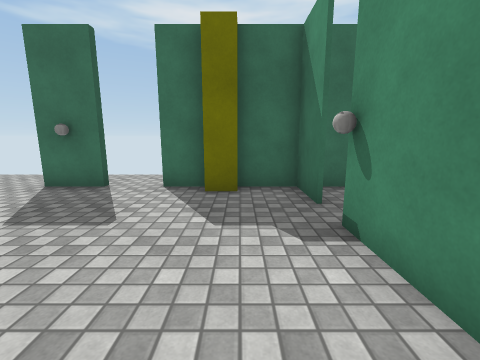
view 1 (above)

12 first-person views from a walk through a Unity game level. The camera is 1.3 m above the floor, tilts 10° down and sees 90° across. The floor is counted in squares, 1 m on a side. Each view is taken from the middle of a square. On the plan, view 1 faces up. The plan holds only what a view shows up to about 12 squares ahead; the rest is blank. Surface patterns are stand-ins for the level's own textures.

view 2
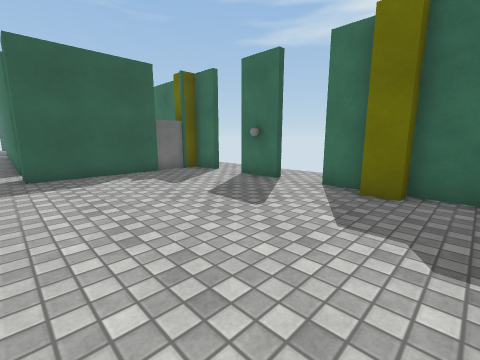

view 3
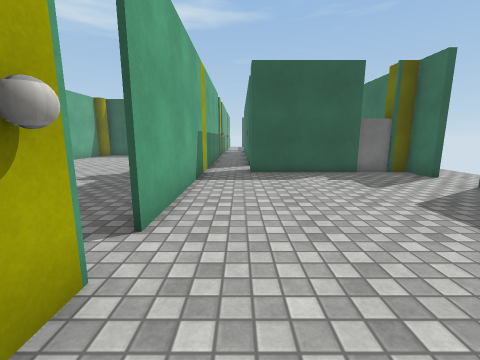

view 4
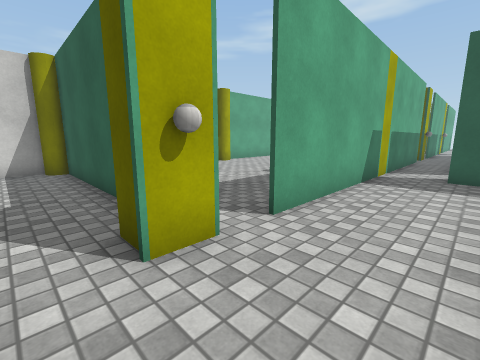

view 5
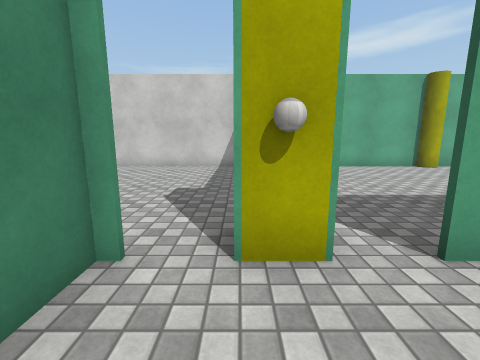

view 6
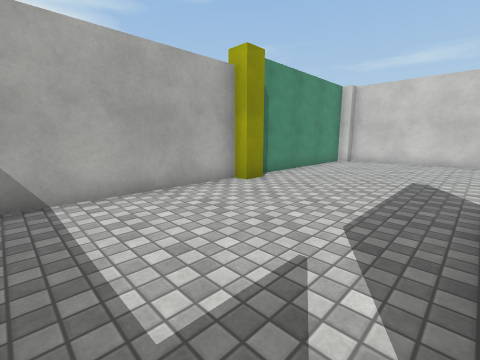

view 7
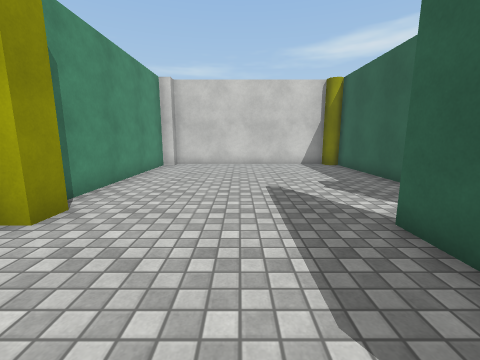

view 8
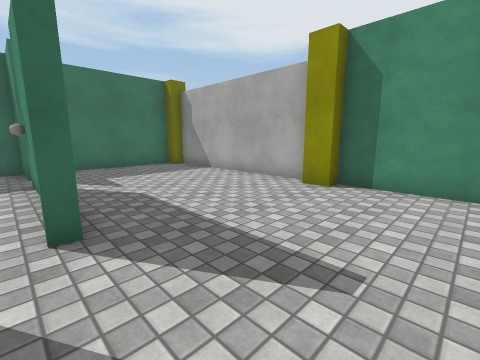

view 9
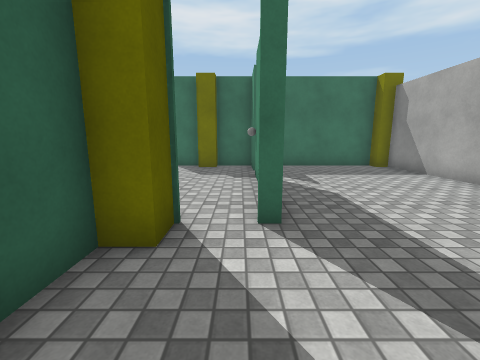

view 10
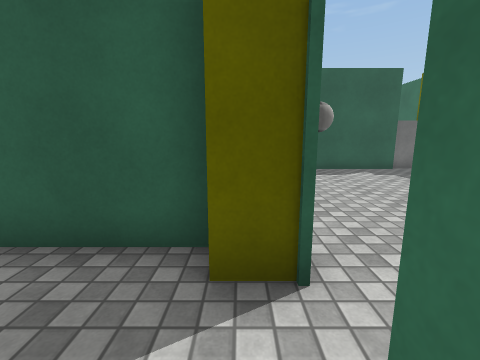

view 11
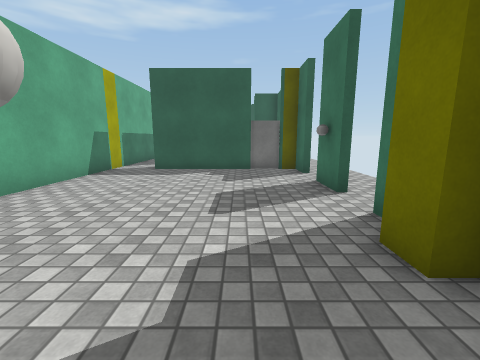

view 12
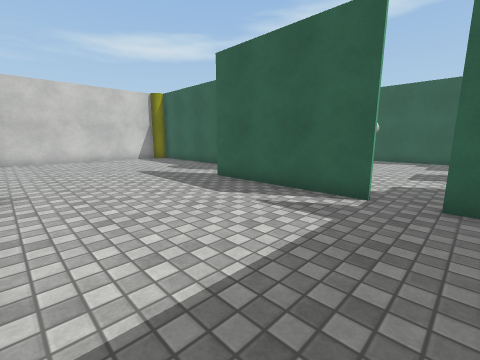

### Floor plan
Points are (right, up) in squares from view 1. A wall is a line through its corners. A room is listed if a view was taken in it or the views show most of it. See-through windows are left out.
Room 1 (views 1, 2, 3, 4, 5)
walls: (-3.6, 6.3) (-5.4, 6.3); (-0.9, 6.3) (-2.1, 6.3); (0, 5.8) (-0.9, 5.8); (1.5, 4.6) (1.5, 6.3) (0, 6.3); (-1, -1.4) (0, -1.4); (1.5, 1.2) (1.5, 3.5); (-6.8, 6.3) (-8.1, 6.3) (-8.1, 0.4); (1.5, -1.5) (1.5, -0.2); (-9, -1.4) (-2.1, -1.4)
ways out: opening at (2, 4) to room 2; gap at (1, -1) to room 2; opening at (-6, 6); opening at (-3, 6)
Room 2 (views 6, 7, 8, 9, 10, 11, 12)
walls: (0, -1.4) (0, -2.3) (-0.7, -2.3) (-0.7, -9.6); (1.6, 3.5) (1.6, -1.5) (1.2, -1.5); (7.1, -9.4) (7.7, -9.4) (7.7, -2.3) (7.1, -2.3) (7.1, -1.4) (7.7, -1.4) (7.7, 5.8) (7.1, 5.8); (-0.1, -10) (7.1, -10); (1.6, 5.1) (1.6, 4.6); (7.1, 6.3) (2.1, 6.3)
ways out: opening at (2, 4) to room 1; gap at (1, -1) to room 1

Positions as (right, up) in squares from view 1, and headings:
1: (0, 0), facing up
2: (1, 0), facing up-left
3: (1, 0), facing left
4: (1, 1), facing down-left
5: (0, 1), facing down
6: (2, 4), facing down-right
7: (4, 2), facing down
8: (1, -5), facing up-right
9: (1, -5), facing up
10: (2, -2), facing left
11: (2, 4), facing left
12: (7, 5), facing down-left
